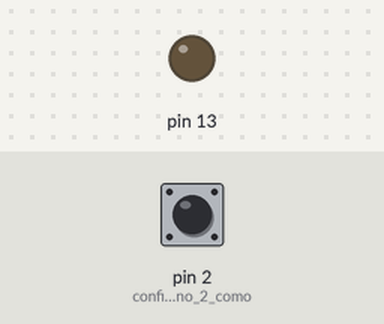
A sketch run on a simulated Arduino Uno, built with avr-gcc and run on an emulated ATmega328P. Parts: output pins drawn as LEDs (lit = HIGH). Dashed ring = blinking. The test bench sets the inputs (shaded band); at power-on: pin 2 (configurar_o_pino_2_como) HIGH.

Above: at 1.2 s.
1.3 s: pin 2 (configurar_o_pino_2_como) pulled LOW for 1 s
At 3.3 s:
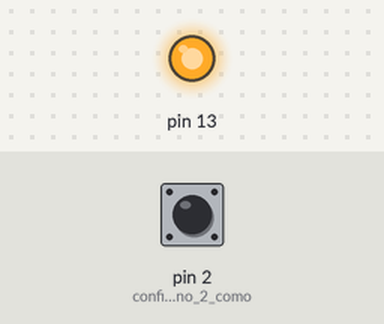
3.8 s: pin 2 (configurar_o_pino_2_como) pulled LOW for 3.2 s
At 4.1 s:
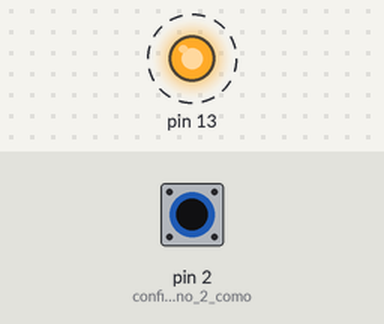
8.5 s: pin 2 (configurar_o_pino_2_como) pulled LOW for 0.25 s
At 9.4 s:
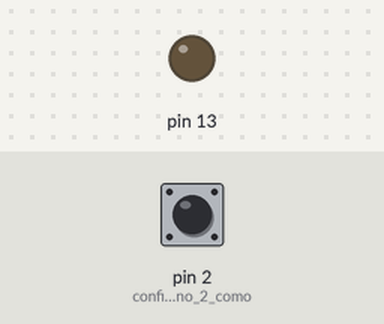
Timing chart, 0 to 11.5 s (numbered marks = the images above; inputs shaded):
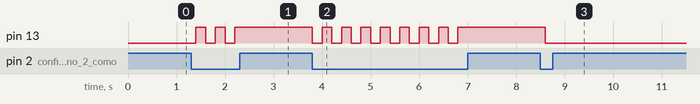

Measured:
- after the input at 1.3 s, pin 13: alternates HIGH for 0.20 s and LOW for 0.20 s, 5 changes in all, then stays HIGH, starting after 0.10 s
- after the input at 3.8 s, pin 13: alternates HIGH for 0.20 s and LOW for 0.20 s, 16 changes in all, then stays HIGH, starting at once
- after the input at 8.5 s, pin 13: HIGH → LOW after 0.10 s

The sketch:

ligardesligarled1botao.ino
```cpp
/**
Operador lógico NOT
ligar/desligar led com um botão
 @author Arthur Garcia Volpini
*/

// varíaveis
int botao1;  //botão 1
void setup() {
  pinMode(13, OUTPUT);
  pinMode(2, INPUT_PULLUP);  // configurar o pino 2 como entrada
  Serial.begin(9600);
}

void loop() {
  botao1 = digitalRead(2);
  if (botao1 == 0) {
    digitalWrite(13, !digitalRead(13));
  }
  delay(200); //minizar efeito mecânico de um botão
}
```
